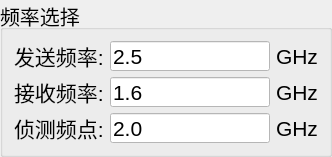
         <widget class="QGroupBox" name="groupBox_22">
          <property name="font">
           <font>
            <pointsize>15</pointsize>
           </font>
          </property>
          <property name="title">
           <string>频率选择</string>
          </property>
          <layout class="QGridLayout" name="gridLayout_25">
           <item row="0" column="0">
            <widget class="QLabel" name="RF_send_freq_label">
             <property name="maximumSize">
              <size>
               <width>100</width>
               <height>30</height>
              </size>
             </property>
             <property name="font">
              <font>
               <pointsize>16</pointsize>
              </font>
             </property>
             <property name="styleSheet">
              <string notr="true"/>
             </property>
             <property name="text">
              <string>发送频率:</string>
             </property>
             <property name="textFormat">
              <enum>Qt::PlainText</enum>
             </property>
            </widget>
           </item>
           <item row="0" column="1">
            <widget class="QLineEdit" name="RF_send_freq_obj">
             <property name="maximumSize">
              <size>
               <width>160</width>
               <height>30</height>
              </size>
             </property>
             <property name="font">
              <font>
               <pointsize>16</pointsize>
              </font>
             </property>
             <property name="styleSheet">
              <string notr="true">background-color: rgb(255, 255, 255);</string>
             </property>
             <property name="inputMask">
              <string/>
             </property>
             <property name="text">
              <string>2.5</string>
             </property>
            </widget>
           </item>
           <item row="0" column="2">
            <widget class="QLabel" name="RF_send_freq_label_2">
             <property name="maximumSize">
              <size>
               <width>100</width>
               <height>30</height>
              </size>
             </property>
             <property name="font">
              <font>
               <pointsize>16</pointsize>
              </font>
             </property>
             <property name="styleSheet">
              <string notr="true"/>
             </property>
             <property name="text">
              <string>GHz</string>
             </property>
             <property name="textFormat">
              <enum>Qt::PlainText</enum>
             </property>
            </widget>
           </item>
           <item row="1" column="0">
            <widget class="QLabel" name="RF_receive_freq_label">
             <property name="maximumSize">
              <size>
               <width>100</width>
               <height>30</height>
              </size>
             </property>
             <property name="font">
              <font>
               <pointsize>16</pointsize>
              </font>
             </property>
             <property name="styleSheet">
              <string notr="true"/>
             </property>
             <property name="text">
              <string>接收频率:</string>
             </property>
             <property name="textFormat">
              <enum>Qt::PlainText</enum>
             </property>
            </widget>
           </item>
           <item row="1" column="1">
            <widget class="QLineEdit" name="RF_receive_freq_obj">
             <property name="maximumSize">
              <size>
               <width>160</width>
               <height>30</height>
              </size>
             </property>
             <property name="font">
              <font>
               <pointsize>16</pointsize>
              </font>
             </property>
             <property name="styleSheet">
              <string notr="true">background-color: rgb(255, 255, 255);</string>
             </property>
             <property name="inputMask">
              <string/>
             </property>
             <property name="text">
              <string>1.6</string>
             </property>
            </widget>
           </item>
           <item row="1" column="2">
            <widget class="QLabel" name="RF_receive_freq_label_2">
             <property name="maximumSize">
              <size>
               <width>100</width>
               <height>30</height>
              </size>
             </property>
             <property name="font">
              <font>
               <pointsize>16</pointsize>
              </font>
             </property>
             <property name="styleSheet">
              <string notr="true"/>
             </property>
             <property name="text">
              <string>GHz</string>
             </property>
             <property name="textFormat">
              <enum>Qt::PlainText</enum>
             </property>
            </widget>
           </item>
           <item row="2" column="0">
            <widget class="QLabel" name="RF_receive_band_label">
             <property name="maximumSize">
              <size>
               <width>100</width>
               <height>30</height>
              </size>
             </property>
             <property name="font">
              <font>
               <pointsize>16</pointsize>
              </font>
             </property>
             <property name="styleSheet">
              <string notr="true"/>
             </property>
             <property name="text">
              <string>侦测频点:</string>
             </property>
             <property name="textFormat">
              <enum>Qt::PlainText</enum>
             </property>
            </widget>
           </item>
           <item row="2" column="1">
            <widget class="QLineEdit" name="RF_receive_band_obj">
             <property name="maximumSize">
              <size>
               <width>160</width>
               <height>30</height>
              </size>
             </property>
             <property name="font">
              <font>
               <pointsize>16</pointsize>
              </font>
             </property>
             <property name="styleSheet">
              <string notr="true">background-color: rgb(255, 255, 255);</string>
             </property>
             <property name="inputMask">
              <string/>
             </property>
             <property name="text">
              <string>2.0</string>
             </property>
            </widget>
           </item>
           <item row="2" column="2">
            <widget class="QLabel" name="RF_receive_band_label_2">
             <property name="maximumSize">
              <size>
               <width>100</width>
               <height>30</height>
              </size>
             </property>
             <property name="font">
              <font>
               <pointsize>16</pointsize>
              </font>
             </property>
             <property name="styleSheet">
              <string notr="true"/>
             </property>
             <property name="text">
              <string>GHz</string>
             </property>
             <property name="textFormat">
              <enum>Qt::PlainText</enum>
             </property>
            </widget>
           </item>
          </layout>
         </widget>
